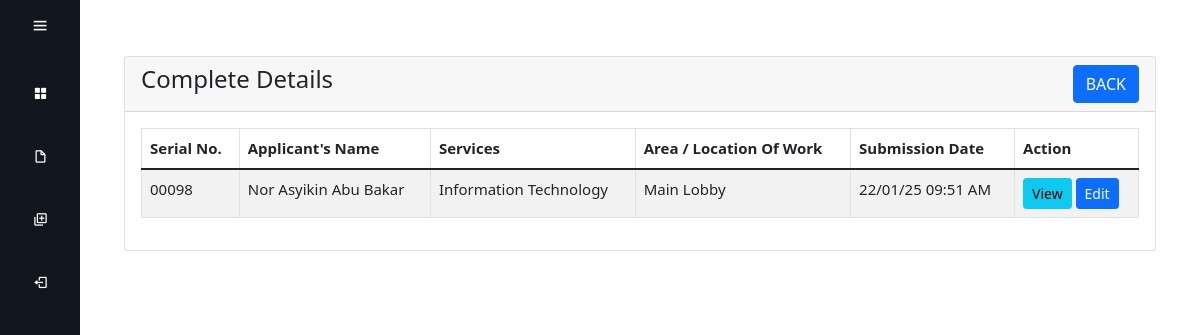
/complete.php, run on an earlier commit of the app's database.
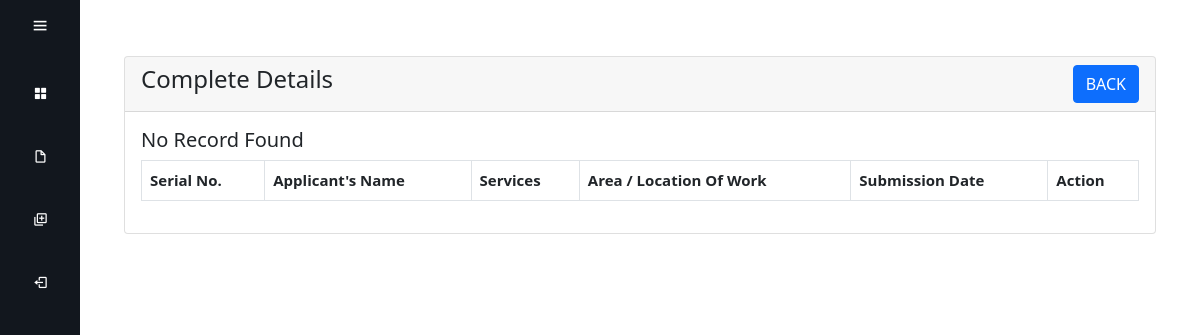
And on a later commit of the database.
### tables this page shows
CREATE TABLE IF NOT EXISTS `form` (
`id` int(5) unsigned zerofill NOT NULL,
  `name` varchar(100) NOT NULL,
  `durationFrom` date NOT NULL,
  `durationTo` date NOT NULL,
  `timeFrom` time NOT NULL,
  `timeTo` time NOT NULL,
  `companyName` varchar(500) NOT NULL,
  `svName` varchar(50) NOT NULL,
  `icNo` varchar(14) NOT NULL,
  `contactNo` varchar(15) NOT NULL,
  `longTermContract` varchar(100) NOT NULL,
  `workersName` varchar(800) NOT NULL,
  `exactLocation` varchar(100) NOT NULL,
  `workType` varchar(500) NOT NULL,
  `hazards` varchar(500) NOT NULL,
  `briefDate` date NOT NULL,
  `briefTime` time NOT NULL,
  `briefConducted` varchar(50) NOT NULL,
  `ppe` varchar(500) NOT NULL,
  `status` varchar(50) DEFAULT 'in progress',
  `applicantID` int(11) NOT NULL,
  `adminID` int(11) NOT NULL,
  `worksite` varchar(500) NOT NULL,
  `infection` varchar(500) NOT NULL,
  `date` datetime NOT NULL DEFAULT CURRENT_TIMESTAMP,
  `services` varchar(255) NOT NULL,
  `passNo` varchar(255) NOT NULL,
  `remark` varchar(500) NOT NULL,
  `is_notified` tinyint(1) DEFAULT '0'
);

### complete.php (the view, shortened to what this page needs)
<?php
    require 'dbconn.php';
?>
<!doctype html>
<html lang="en">
<head>
    <link href='https://unpkg.com/boxicons@2.1.4/css/boxicons.min.css' rel='stylesheet'>
    <link href="https://cdn.jsdelivr.net/npm/bootstrap@5.1.3/dist/css/bootstrap.min.css" rel="stylesheet">
    <link rel="stylesheet" href="https://cdn.datatables.net/1.13.4/css/dataTables.bootstrap5.min.css" />
    <link rel="stylesheet" href="style.css">
</head>
<body>
    <div class="sidebar" id="sidebar">
        <div class="top">
            <i class="bx bx-menu" id="btn"></i>
        </div>
        <ul>
            <li>
                <a href="dashboard.php">
                    <i class="bx bxs-grid-alt"></i>
                </a>
            </li>
            <li>
                <a href="form.php">
                    <i class="bx bx-file-blank"></i>
                </a>
            </li>
            <li>
                <a href="services.php">
                    <i class="bx bx-add-to-queue"></i>
                </a>
            </li>
            <li>
                <a href="logout.php" onclick="return confirmLogout();">
                    <i class="bx bx-log-out"></i>
                </a>
            </li>
        </ul>
    </div>
    <div class="main-content" id="main-content">
        <div class="container mt-4">
            <div class="row">
            <div class="container">
                <div class="col-md-12">
                    <div class="card">
                        <div class="card-header">
                            <h4>Complete Details
                            <a href="dashboard.php" class="btn btn-primary float-end">BACK</a>
                            </h4>
                        </div>
                        <div class="card-body">
                            <table id="myTable" class="table table-bordered table-striped">
                                <thead>
                                    <tr>
                                    <th>Serial No.</th>
                                        <th>Applicant's Name</th>
                                        <th>Services</th>
                                        <th>Area / Location Of Work</th>
                                        <th>Submission Date</th>
                                        <th>Action</th>
                                    </tr>
                                </thead>
                                <tbody>
                                    <?php
                                        $query = "SELECT * FROM form WHERE status = 'completed'";
                                        $query_run = mysqli_query($conn, $query);
                                        if(mysqli_num_rows($query_run) > 0)
                                        {
                                            foreach($query_run as $ptw)
                                            {
                                            $dateTime = new DateTime($ptw['date']);
                                            $formattedDate = $dateTime->format('d/m/y');
                                            $formattedTime = $dateTime->format('h:i A');
                                                ?>
                                                <tr>
                                                    <td><?= $ptw['id']; ?></td>
                                                    <td><?= $ptw['name']; ?></td>
                                                    <td><?= $ptw['services']; ?></td>
                                                    <td><?= $ptw['exactLocation']; ?></td>
                                                    <td><?= ($formattedDate . ' ' . $formattedTime); ?></td>
                                                    <td>
                                                        <a href="view.php?id=<?= $ptw['id']; ?>" class="btn btn-info btn-sm">View</a>
                                                        <a href="edit.php?id=<?= $ptw['id']; ?>" class="btn btn-primary btn-sm">Edit</a>
                                                    </td>
                                                </tr>
                                                <?php
                                            }
                                        }
                                        else
                                        {
                                            echo "<h5> No Record Found </h5>";
                                        }
                                    ?>
                                </tbody>
                            </table>
                        </div>
                    </div>
                </div>
            </div>
        </div>
    </div>
</body>
</html>

What changed in the data, as far as the page shows it:
removed form: id "00098", name "Nor Asyikin Abu Bakar", services "Information Technology", exactLocation "Main Lobby", date "22/01/25", date "09:51 AM"
Also different on the page:
text now shown: "No Record Found"
